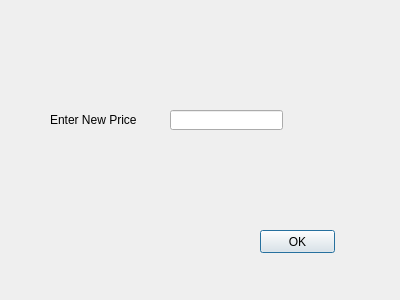
<?xml version="1.0" encoding="UTF-8"?>
<ui version="4.0">
 <class>ChangePrice</class>
 <widget class="QDialog" name="ChangePrice">
  <property name="geometry">
   <rect>
    <x>0</x>
    <y>0</y>
    <width>400</width>
    <height>300</height>
   </rect>
  </property>
  <property name="windowTitle">
   <string>Change Price</string>
  </property>
  <widget class="QLineEdit" name="change_price_new_price">
   <property name="geometry">
    <rect>
     <x>170</x>
     <y>110</y>
     <width>113</width>
     <height>20</height>
    </rect>
   </property>
  </widget>
  <widget class="QLabel" name="label">
   <property name="geometry">
    <rect>
     <x>50</x>
     <y>110</y>
     <width>121</width>
     <height>20</height>
    </rect>
   </property>
   <property name="text">
    <string>Enter New Price           $</string>
   </property>
  </widget>
  <widget class="QPushButton" name="change_price_ok">
   <property name="geometry">
    <rect>
     <x>260</x>
     <y>230</y>
     <width>75</width>
     <height>23</height>
    </rect>
   </property>
   <property name="text">
    <string>OK</string>
   </property>
  </widget>
 </widget>
 <resources/>
 <connections/>
</ui>
